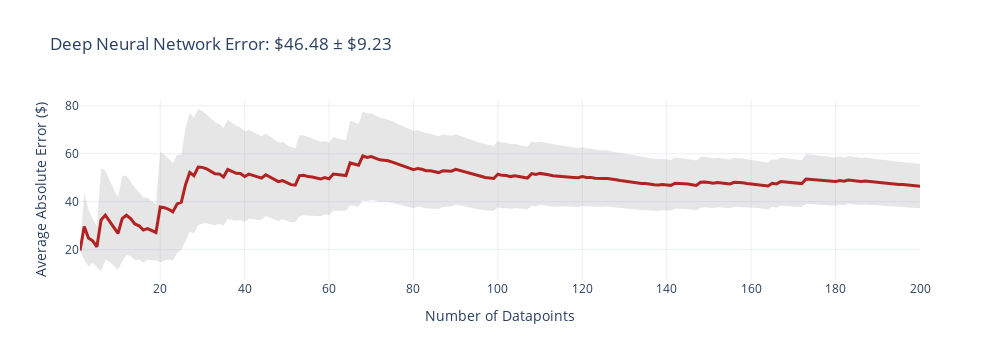
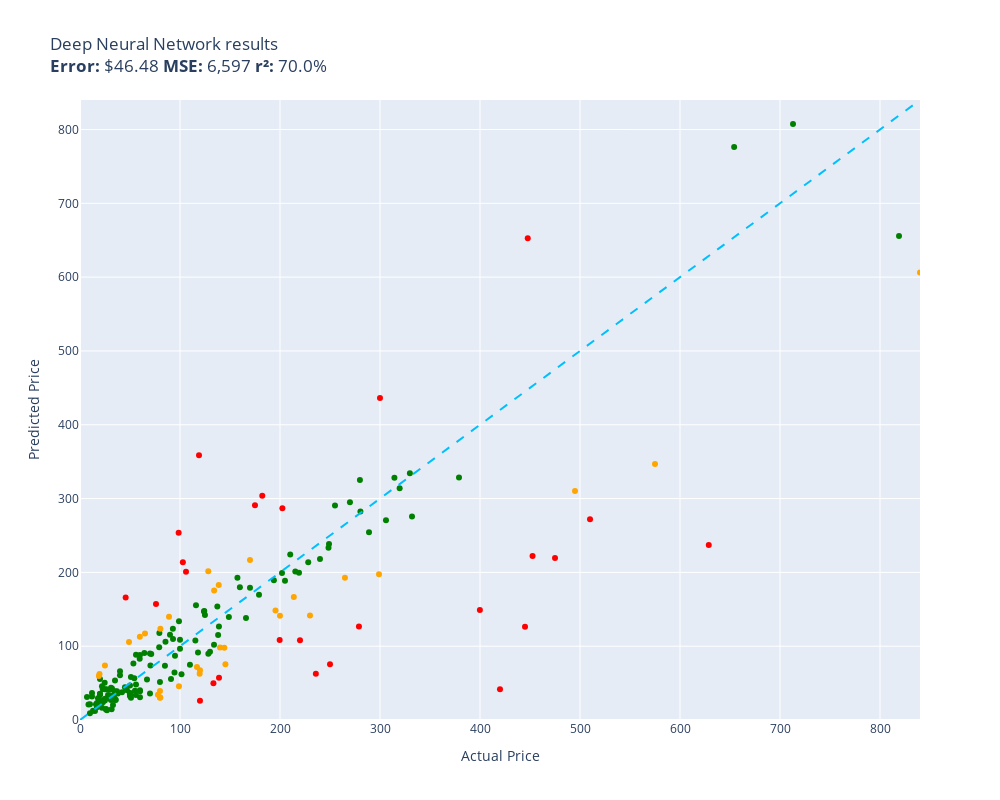

Notebook code cell kept with these figures, in order:
### Code cell
def deep_neural_network(item):
    return runner.inference(item)

evaluate(deep_neural_network, test)

### Figure 1 — Plotly figure (JSON) as saved in the notebook; plotly's stock layout.template omitted (floating-point values rounded to 4 significant figures; data arrays with more than 128 entries replaced by an {"elided": "..."} marker saying what was removed)
{"data": [{"fill": "toself", "fillcolor": "rgba(128,128,128,0.2)", "hoverinfo": "skip", "line": {"color": "rgba(255,255,255,0)"}, "name": "95% CI", "showlegend": false, "type": "scatter", "x": {"elided": "400 int values"}, "y": {"elided": "400 float values"}}, {"customdata": {"elided": "200x1 float values"}, "hovertemplate": "n=%{x}<br>Avg Error=$%{y:,.2f}<br>±95% CI=$%{customdata[0]:,.2f}<extra></extra>", "line": {"color": "firebrick", "width": 3}, "mode": "lines", "name": "Cumulative Avg Error", "type": "scatter", "x": {"elided": "200 int values"}, "y": {"elided": "200 float values"}}], "layout": {"height": 360, "showlegend": false, "title": {"text": "Deep Neural Network Error: $46.48 ± $9.23"}, "width": 1000, "xaxis": {"title": {"text": "Number of Datapoints"}}, "yaxis": {"title": {"text": "Average Absolute Error ($)"}}}}

### Figure 2 — Plotly figure (JSON) as saved in the notebook; plotly's stock layout.template omitted (floating-point values rounded to 4 significant figures; data arrays with more than 128 entries replaced by an {"elided": "..."} marker saying what was removed)
{"data": [{"customdata": {"elided": "142x1 str values"}, "hovertemplate": "%{customdata[0]}<extra></extra>", "legendgroup": "green", "marker": {"color": "green", "size": 6, "symbol": "circle"}, "mode": "markers", "name": "green", "orientation": "v", "showlegend": true, "type": "scatter", "x": {"elided": "142 float values"}, "xaxis": "x", "y": {"elided": "142 float values"}, "yaxis": "y"}, {"customdata": [["RBC12-UPC Replacement Battery Cartridge ...\nGuess=$141.42 Actual=$229.99"], ["SuppliesOutlet Compatible Toner Cartridg...\nGuess=$97.93 Actual=$144.29"], ["Mini PC, Kinupute Desktop Computer E3-12...\nGuess=$310.21 Actual=$495.00"], ["Clementoni 39132.5 Jigsaw Puzzle 1,000 P...\nGuess=$30.16 Actual=$79.95"], ["KOMPUTERBAY 4GB 2X 2GB DDR2 1066MHz PC2-...\nGuess=$30.58 Actual=$80.34"], ["Travelpro Platinum Elite Slim Business L...\nGuess=$166.71 Actual=$213.83"], ["Wenger City Upgrade Laptop Backpack with...\nGuess=$75.49 Actual=$145.42"], ["Fjallraven, Kanken Laptop 15\" Backpack f...\nGuess=$62.59 Actual=$119.65"], ["Diversitech WG840585 Motor, (Ddb) 1/3Hp,...\nGuess=$175.41 Actual=$134.12"], ["Webcem Solar Shed Light Outdoor Indoor, ...\nGuess=$34.29 Actual=$77.96"], ["Engine Thermostat, Replace 19301-PAA-306...\nGuess=$59.62 Actual=$18.89"], ["Marvel Legends Series X-Men 6-Inch Archa...\nGuess=$45.84 Actual=$98.95"], ["EMART Photography C Stand with Boom Arm,...\nGuess=$67.32 Actual=$119.99"], ["Walker Exhaust Ultra EPA 16478 Direct Fi...\nGuess=$346.99 Actual=$574.99"], ["4pc Wheel Spacers Adapters 4\" (2inch Per...\nGuess=$71.79 Actual=$116.95"], ["Mikrotik RB3011UIAS-RM RouterBOARD 10xGi...\nGuess=$197.43 Actual=$299.00"], ["MXR Carbon Copy Deluxe Analog Delay Guit...\nGuess=$148.52 Actual=$195.50"], ["Ibanez M510OVS Acoustic Mandolin in Vint...\nGuess=$216.74 Actual=$169.99"], ["CradlePoint Compact Broadband Router (CB...\nGuess=$139.78 Actual=$89.00"], ["Universal Power Group 12V 100Ah Sealed L...\nGuess=$141.36 Actual=$199.99"], ["Hp Pavilion P7-1257c Motherboard Aahd3-h...\nGuess=$112.70 Actual=$59.86"], ["UPR Mach 1 Chin Spoiler Fits 94-98 Musta...\nGuess=$117.23 Actual=$64.99"], ["ROHL WSGUM3018WH Wire Sink Grids, White\nGuess=$201.48 Actual=$128.28"], ["Diversitech UC2436-3 Ultralite Condenser...\nGuess=$123.71 Actual=$80.39"], ["Lorell Bell Chair Glide, 2.5\", Black\nGuess=$62.42 Actual=$19.50"], ["APS iBoard (304 Stainless Steel Polished...\nGuess=$192.71 Actual=$264.95"], ["StonKraft Brass Chess Board Game Set wit...\nGuess=$98.09 Actual=$140.00"], ["A-Premium Front Suspension Steering Knuc...\nGuess=$105.61 Actual=$48.99"], ["Dell XPS 13 9343-2727SLV 13.3\" Full HD S...\nGuess=$606.31 Actual=$839.99"], ["Disney Princess Sparkling Princess Sleep...\nGuess=$73.79 Actual=$24.95"], ["Garmin 010-12402-10 GT15M-TM Transom-Mou...\nGuess=$182.86 Actual=$138.74"], ["MonMount Triple Monitor Stand Freestandi...\nGuess=$39.20 Actual=$79.99"]], "hovertemplate": "%{customdata[0]}<extra></extra>", "legendgroup": "orange", "marker": {"color": "orange", "size": 6, "symbol": "circle"}, "mode": "markers", "name": "orange", "orientation": "v", "showlegend": true, "type": "scatter", "x": [230.0, 144.3, 495.0, 79.95, 80.34, 213.8, 145.4, 119.7, 134.1, 77.96, 18.89, 98.95, 120.0, 575.0, 117.0, 299.0, 195.5, 170.0, 89.0, 200.0, 59.86, 64.99, 128.3, 80.39, 19.5, 264.9, 140.0, 48.99, 840.0, 24.95, 138.7, 79.99], "xaxis": "x", "y": [141.4, 97.93, 310.2, 30.16, 30.58, 166.7, 75.49, 62.59, 175.4, 34.29, 59.62, 45.84, 67.32, 347.0, 71.79, 197.4, 148.5, 216.7, 139.8, 141.4, 112.7, 117.2, 201.5, 123.7, 62.42, 192.7, 98.09, 105.6, 606.3, 73.79, 182.9, 39.2], "yaxis": "y"}, {"customdata": [["PEMP E65 E66 CDC Simulate Optical Fiber ...\nGuess=$358.84 Actual=$119.00"], ["SKB iSeries 3i-13096-6KP Case for BlackM...\nGuess=$290.80 Actual=$174.99"], ["DEWALT 20V MAX* XR Impact Driver with Bl...\nGuess=$222.30 Actual=$452.53"], ["Aolemi Oil Rubbed Bronze Single Function...\nGuess=$253.72 Actual=$98.65"], ["JRready ST6313 DT Deutsch Connector Kit,...\nGuess=$108.42 Actual=$199.68"], ["Dakota Alert MURS Alert Probe Sensor - M...\nGuess=$108.02 Actual=$219.99"], ["KOHLER 18865-CP Filtered Water Faucet, P...\nGuess=$219.49 Actual=$475.00"], ["Evan-Fischer Front Bumper Cover Compatib...\nGuess=$286.83 Actual=$202.38"], ["Sumerain S1339CM Double Handle Widesprea...\nGuess=$62.70 Actual=$235.86"], ["Poison Spyder 10-08-020 Rocker Knocker\nGuess=$236.98 Actual=$628.76"], ["Lighted Triangle Mirror Cabinet Bathroom...\nGuess=$126.50 Actual=$445.00"], ["BESTILL Wall Mounted Shower Faucet Set, ...\nGuess=$157.12 Actual=$76.00"], ["Pidoko Kids Train Table, Grey with 90 Pc...\nGuess=$25.92 Actual=$119.97"], ["ANZO USA 111207 GMC SIERRA 99-06 / YUKON...\nGuess=$303.93 Actual=$182.28"], ["KOHLER K-1185540-CP Assembly-Slider\nGuess=$166.02 Actual=$45.67"], ["Urth 62mm UV, Circular Polarizing (CPL),...\nGuess=$57.20 Actual=$139.00"], ["Canon Sure Shot 90u 35mm Date Camera\nGuess=$149.14 Actual=$399.89"], ["GENUINE VOLVO THERMOSTAT (3.0, 3.2) S60 ...\nGuess=$213.66 Actual=$102.85"], ["Music Hall pa15.3 MM/MC Phono Preamplifi...\nGuess=$75.64 Actual=$250.00"], ["Competition Clutch Disc and Pressure Pla...\nGuess=$272.14 Actual=$510.00"], ["KUNFINE Android Radio CarPlay & Android ...\nGuess=$200.98 Actual=$106.00"], ["VIPMOTOZ Sequential Turn Signal Premium ...\nGuess=$126.83 Actual=$278.94"], ["Steering Wheel, Carbon Fiber Automotive ...\nGuess=$652.75 Actual=$447.74"], ["Pacific Drums PDCM1618TTRB 16 x 18 Inche...\nGuess=$41.78 Actual=$419.99"], ["HP Laserjet 2100 Laser Printer W/Test Pr...\nGuess=$436.26 Actual=$299.98"], ["Targus CityGear Durable Backpack, Black,...\nGuess=$49.93 Actual=$133.43"]], "hovertemplate": "%{customdata[0]}<extra></extra>", "legendgroup": "red", "marker": {"color": "red", "size": 6, "symbol": "circle"}, "mode": "markers", "name": "red", "orientation": "v", "showlegend": true, "type": "scatter", "x": [119.0, 175.0, 452.5, 98.65, 199.7, 220.0, 475.0, 202.4, 235.9, 628.8, 445.0, 76.0, 120.0, 182.3, 45.67, 139.0, 399.9, 102.8, 250.0, 510.0, 106.0, 278.9, 447.7, 420.0, 300.0, 133.4], "xaxis": "x", "y": [358.8, 290.8, 222.3, 253.7, 108.4, 108.0, 219.5, 286.8, 62.7, 237.0, 126.5, 157.1, 25.92, 303.9, 166.0, 57.2, 149.1, 213.7, 75.64, 272.1, 201.0, 126.8, 652.8, 41.78, 436.3, 49.93], "yaxis": "y"}, {"hoverinfo": "skip", "line": {"color": "deepskyblue", "dash": "dash", "width": 2}, "mode": "lines", "name": "y = x", "showlegend": false, "type": "scatter", "x": [0, 840.0], "y": [0, 840.0]}], "layout": {"height": 800, "legend": {"title": {"text": "color"}, "tracegroupgap": 0}, "showlegend": false, "title": {"text": "Deep Neural Network results<br><b>Error:</b> $46.48 <b>MSE:</b> 6,597 <b>r²:</b> 70.0%"}, "width": 1000, "xaxis": {"anchor": "y", "domain": [0, 1], "range": [0, 840.0], "title": {"text": "Actual Price"}}, "yaxis": {"anchor": "x", "domain": [0, 1], "range": [0, 840.0], "title": {"text": "Predicted Price"}}}}
